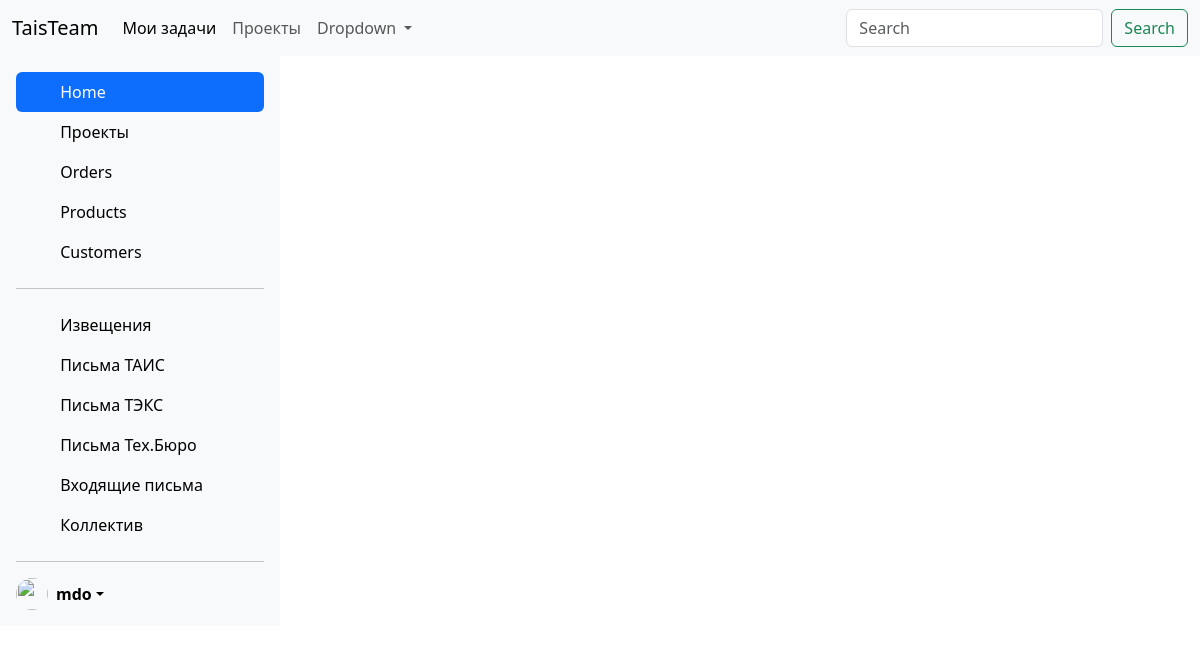
The app's page /projects/, older data.
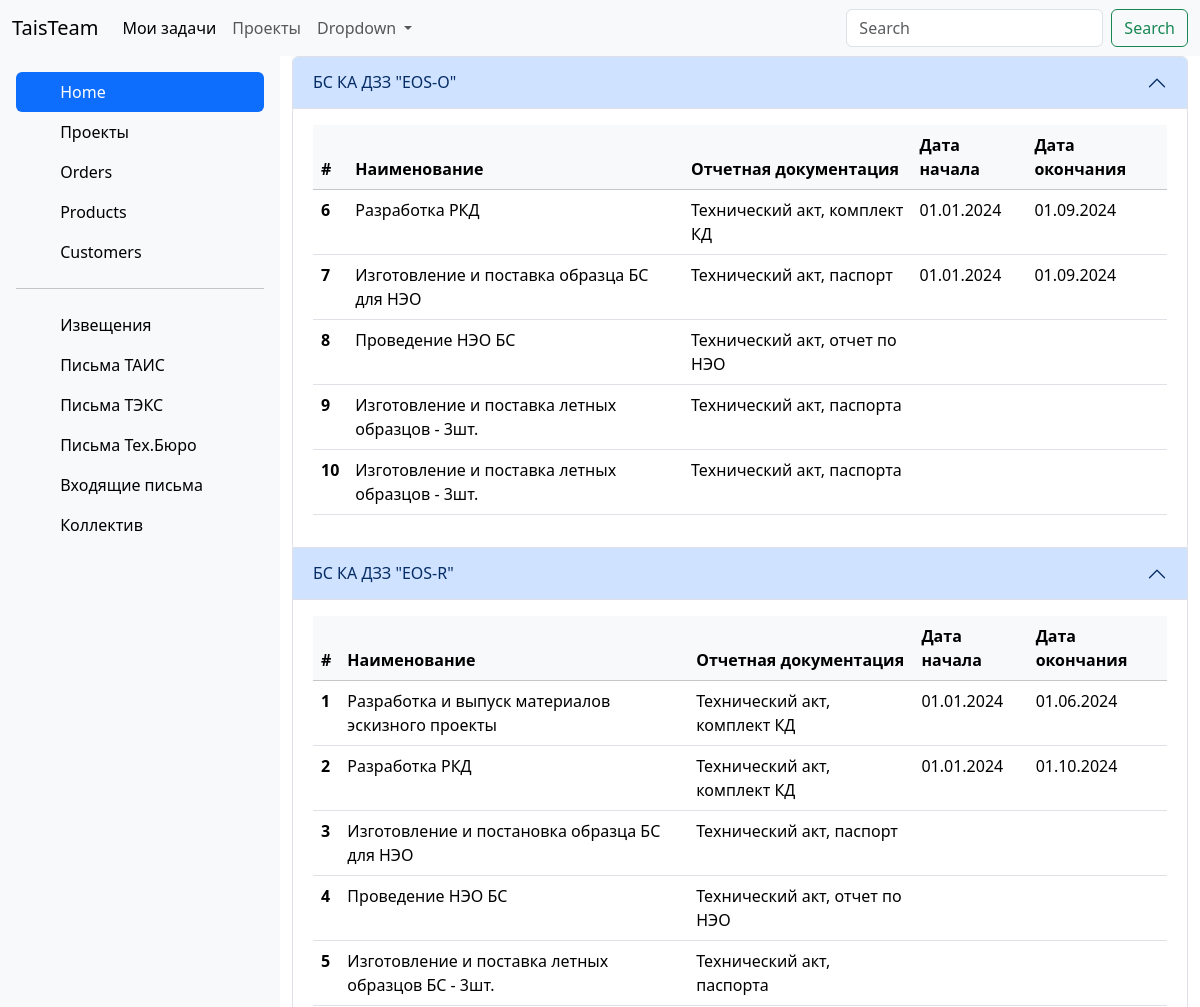
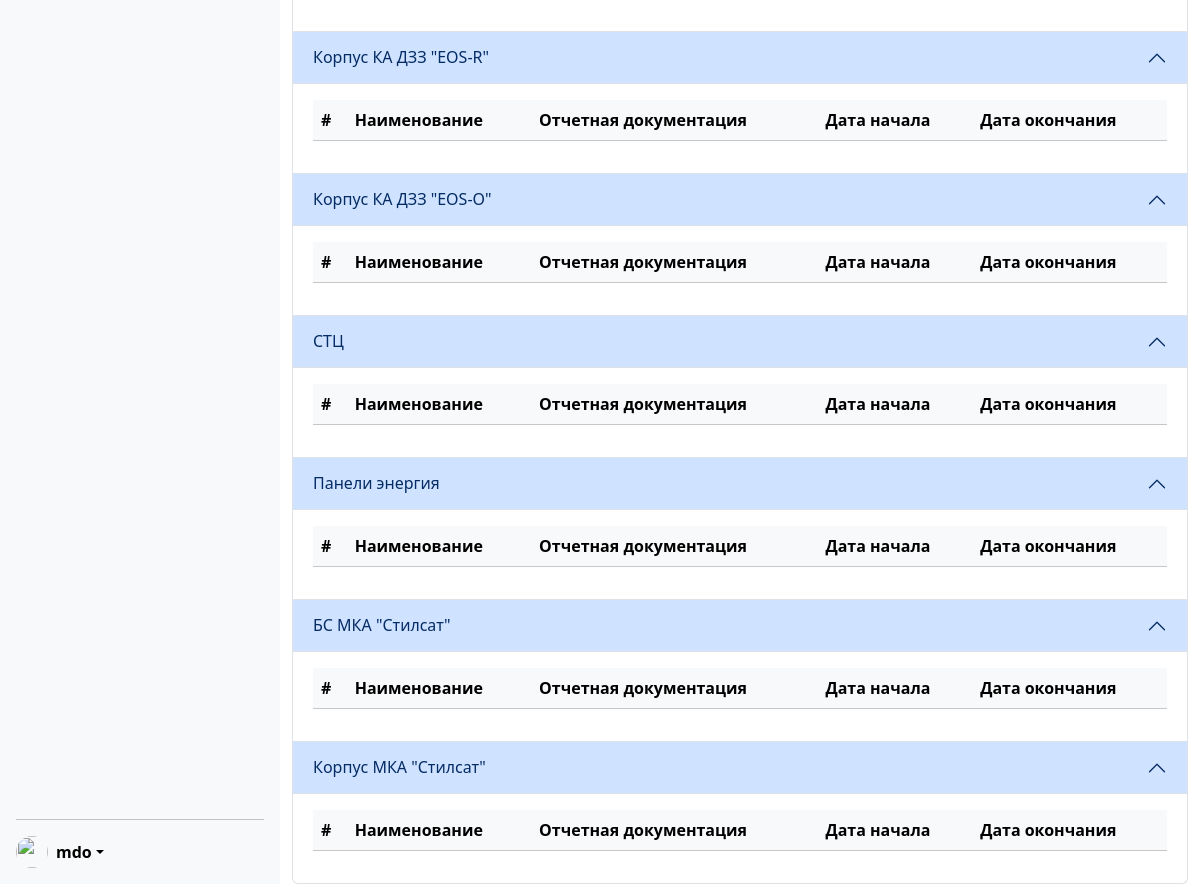
The same page, newer data (2 pictures, top to bottom).
### projects/models.py (models this page shows)
class Project(models.Model):
    title = models.CharField(max_length=100)
    time_create = models.DateTimeField(auto_now_add=True)
    time_update = models.DateTimeField(auto_now=True)

class Stages(models.Model):
    title = models.CharField(max_length=255)
    document = models.CharField(max_length=255)
    date_start = models.DateField(null=True, blank=True)
    date_finish = models.DateField(null=True, blank=True)
    project = models.ForeignKey('Project', on_delete=models.PROTECT)
    is_completed = models.BooleanField(default=False)

### projects/views.py (the view)
# urls.py: path('projects/', views.ProjectsView.as_view(), name='projects'),
class ProjectsView(ListView):
    model = Project
    template_name = 'projects/projects.html'
    context_object_name = 'posts'
    extra_context = {
        'title': 'Главная страница',
        'table': Stages.objects.all(),
        'cat_selected': 0,
    }

### projects/templates/projects/projects.html
{% extends 'base2.html' %}
{% block content %}
<div class="accordion" id="accordionFlushExample">
    {% for p in posts %}
    <div class="accordion-item">
        <h2 class="accordion-header" id="headingOne">
    <button class="accordion-button" type="button" data-bs-toggle="collapse" data-bs-target="#panelsStayOpen-collapseOne" aria-expanded="true" aria-controls="panelsStayOpen-collapseOne">
                {{ p.title }}
    </button>
        </h2>
       <div id="panelsStayOpen-collapseOne" class="accordion-collapse collapse show">
      <div class="accordion-body">
                <table class="table table-hover">
                    <thead class="table-light">
                    <tr>
                        <th scope="col">#</th>
                        <th scope="col">Наименование</th>
                        <th scope="col">Отчетная документация</th>
                        <th scope="col">Дата начала</th>
                        <th scope="col">Дата окончания</th>
                    </tr>
                    </thead>
                    <tbody>
                    {% for t in table %}
                    {% if p.title == t.project.title %}
                    <tr>
                        <th scope="row">{{ t.id }}</th>
                        <td>{{ t.title }}</td>
                        <td>{{ t.document }}</td>
                        <td>
                            {{ t.date_start|default:"Определяется отдельным договором"|date:"d.m.Y" }}
                        </td>
                        <td>
                            {{ t.date_finish|default:"Определяется отдельным договором"|date:"d.m.Y" }}
                        </td>
                    </tr>
                    {% endif %}
                    {% endfor %}
                    </tbody>
                </table>
            </div>
        </div>
    </div>
    {% endfor %}
</div>
{% endblock %}

Row changes from the older to the newer data that the page shows:
added Project: title "БС КА ДЗЗ \"EOS-O\""
added Stages: id "6", title "Разработка РКД", document "Технический акт, комплект КД", date_start "01.01.2024", date_finish "01.09.2024", shown under "БС КА ДЗЗ \"EOS-O\""
added Stages: id "7", title "Изготовление и поставка образца БС для НЭО", document "Технический акт, паспорт", date_start "01.01.2024", date_finish "01.09.2024", shown under "БС КА ДЗЗ \"EOS-O\""
added Stages: id "8", title "Проведение НЭО БС", document "Технический акт, отчет по НЭО", shown under "БС КА ДЗЗ \"EOS-O\""
added Stages: id "9", title "Изготовление и поставка летных образцов - 3шт.", document "Технический акт, паспорта", shown under "БС КА ДЗЗ \"EOS-O\""
added Stages: id "10", title "Изготовление и поставка летных образцов - 3шт.", document "Технический акт, паспорта", shown under "БС КА ДЗЗ \"EOS-O\""
added Project: title "БС КА ДЗЗ \"EOS-R\""
added Stages: id "1", title "Разработка и выпуск материалов эскизного проекты", document "Технический акт, комплект КД", date_start "01.01.2024", date_finish "01.06.2024", shown under "БС КА ДЗЗ \"EOS-R\""
added Stages: id "2", title "Разработка РКД", document "Технический акт, комплект КД", date_start "01.01.2024", date_finish "01.10.2024", shown under "БС КА ДЗЗ \"EOS-R\""
added Stages: id "3", title "Изготовление и постановка образца БС для НЭО", document "Технический акт, паспорт", shown under "БС КА ДЗЗ \"EOS-R\""
added Stages: id "4", title "Проведение НЭО БС", document "Технический акт, отчет по НЭО", shown under "БС КА ДЗЗ \"EOS-R\""
added Stages: id "5", title "Изготовление и поставка летных образцов БС - 3шт.", document "Технический акт, паспорта", shown under "БС КА ДЗЗ \"EOS-R\""
added Project: title "Корпус КА ДЗЗ \"EOS-R\""
added Project: title "Корпус КА ДЗЗ \"EOS-O\""
added Project: title "СТЦ"
added Project: title "Панели энергия"
added Project: title "БС МКА \"Стилсат\""
added Project: title "Корпус МКА \"Стилсат\""
